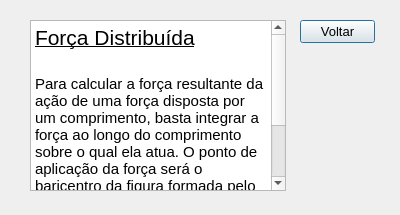
<?xml version="1.0" encoding="UTF-8"?>
<ui version="4.0">
 <class>Dialog</class>
 <widget class="QDialog" name="Dialog">
  <property name="geometry">
   <rect>
    <x>0</x>
    <y>0</y>
    <width>400</width>
    <height>215</height>
   </rect>
  </property>
  <property name="windowTitle">
   <string>Força distribuída</string>
  </property>
  <widget class="QTextBrowser" name="textBrowser">
   <property name="geometry">
    <rect>
     <x>30</x>
     <y>20</y>
     <width>256</width>
     <height>171</height>
    </rect>
   </property>
   <property name="html">
    <string>&lt;!DOCTYPE HTML PUBLIC &quot;-//W3C//DTD HTML 4.0//EN&quot; &quot;http://www.w3.org/TR/REC-html40/strict.dtd&quot;&gt;
&lt;html&gt;&lt;head&gt;&lt;meta name=&quot;qrichtext&quot; content=&quot;1&quot; /&gt;&lt;style type=&quot;text/css&quot;&gt;
p, li { white-space: pre-wrap; }
&lt;/style&gt;&lt;/head&gt;&lt;body style=&quot; font-family:'MS Shell Dlg 2'; font-size:8.25pt; font-weight:400; font-style:normal;&quot;&gt;
&lt;p style=&quot; margin-top:0px; margin-bottom:0px; margin-left:0px; margin-right:0px; -qt-block-indent:0; text-indent:0px;&quot;&gt;&lt;span style=&quot; font-size:16pt; text-decoration: underline;&quot;&gt;Força Distribuída&lt;/span&gt;&lt;/p&gt;
&lt;p style=&quot;-qt-paragraph-type:empty; margin-top:0px; margin-bottom:0px; margin-left:0px; margin-right:0px; -qt-block-indent:0; text-indent:0px; font-size:16pt; text-decoration: underline;&quot;&gt;&lt;br /&gt;&lt;/p&gt;
&lt;p style=&quot; margin-top:0px; margin-bottom:0px; margin-left:0px; margin-right:0px; -qt-block-indent:0; text-indent:0px;&quot;&gt;&lt;a name=&quot;docs-internal-guid-85d7050b-7fff-a8f8-3ad9-b9e73a89c6ec&quot;&gt;&lt;/a&gt;&lt;span style=&quot; font-family:'Arial'; font-size:11pt; color:#000000; background-color:transparent;&quot;&gt;P&lt;/span&gt;&lt;span style=&quot; font-family:'Arial'; font-size:11pt; color:#000000; background-color:transparent;&quot;&gt;ara calcular a força resultante da ação de uma força disposta por um comprimento, basta integrar a força ao longo do comprimento sobre o qual ela atua. O ponto de aplicação da força será o baricentro da figura formada pelo carregamento. Num retângulo, por exemplo, a força é aplicada no meio dele; enquanto num triângulo a força seria aplicada a um terço da altura.&lt;/span&gt;&lt;/p&gt;&lt;/body&gt;&lt;/html&gt;</string>
   </property>
  </widget>
  <widget class="QPushButton" name="pushButton">
   <property name="geometry">
    <rect>
     <x>300</x>
     <y>20</y>
     <width>75</width>
     <height>23</height>
    </rect>
   </property>
   <property name="font">
    <font>
     <pointsize>10</pointsize>
    </font>
   </property>
   <property name="text">
    <string>Voltar</string>
   </property>
  </widget>
  <widget class="QLabel" name="label">
   <property name="geometry">
    <rect>
     <x>0</x>
     <y>0</y>
     <width>400</width>
     <height>215</height>
    </rect>
   </property>
   <property name="text">
    <string/>
   </property>
   <property name="pixmap">
    <pixmap resource="resources/resources.qrc">:/images/distribuida.jpg</pixmap>
   </property>
  </widget>
  <zorder>label</zorder>
  <zorder>textBrowser</zorder>
  <zorder>pushButton</zorder>
 </widget>
 <resources>
  <include location="resources/resources.qrc"/>
 </resources>
 <connections>
  <connection>
   <sender>pushButton</sender>
   <signal>clicked()</signal>
   <receiver>Dialog</receiver>
   <slot>close()</slot>
   <hints>
    <hint type="sourcelabel">
     <x>337</x>
     <y>31</y>
    </hint>
    <hint type="destinationlabel">
     <x>199</x>
     <y>107</y>
    </hint>
   </hints>
  </connection>
 </connections>
</ui>
